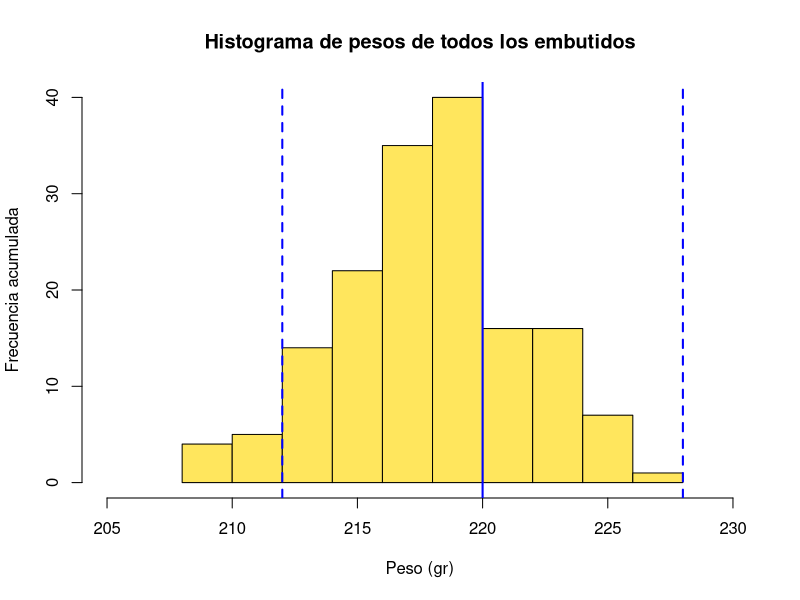
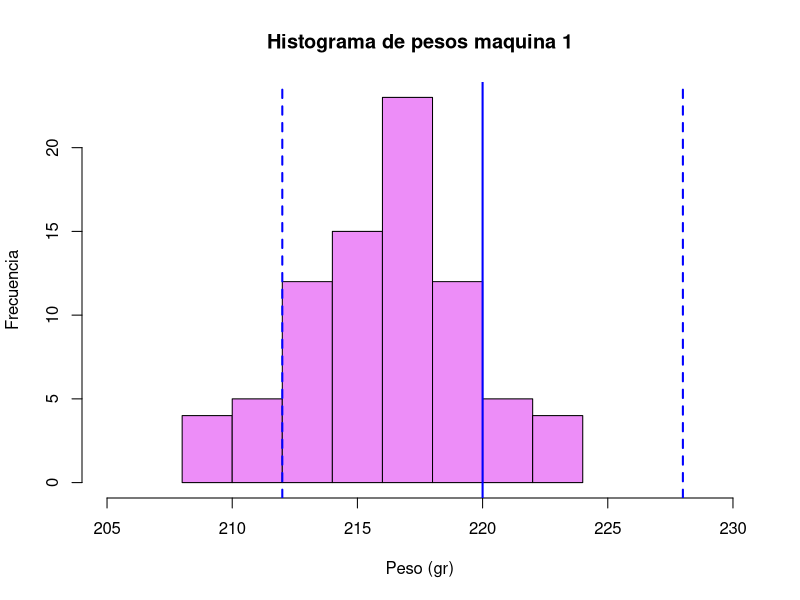
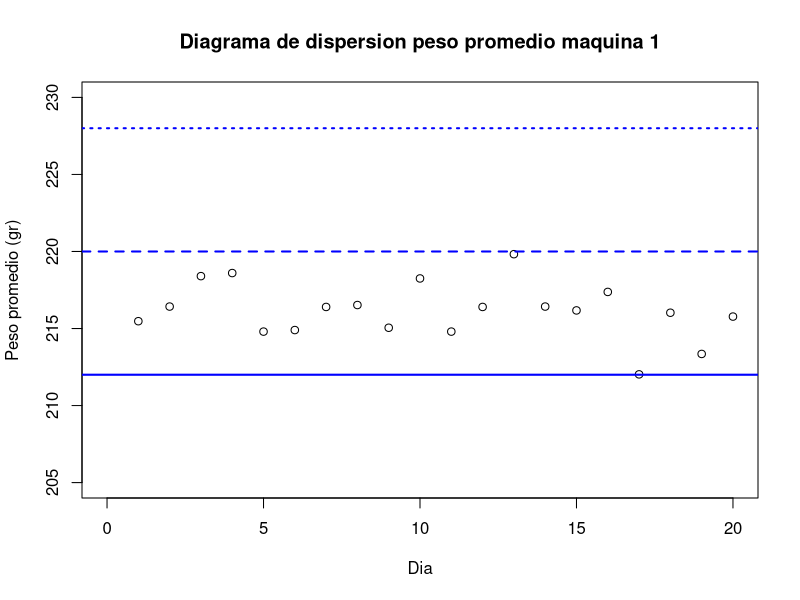
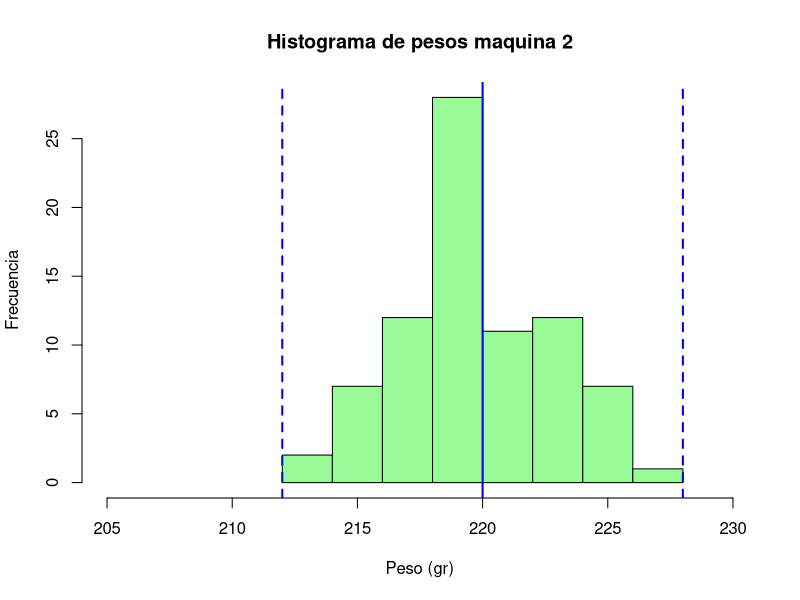
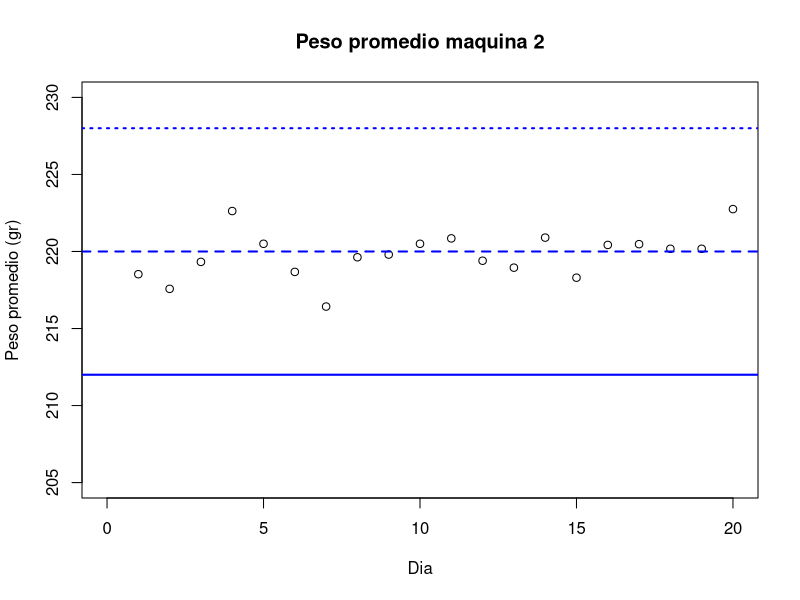
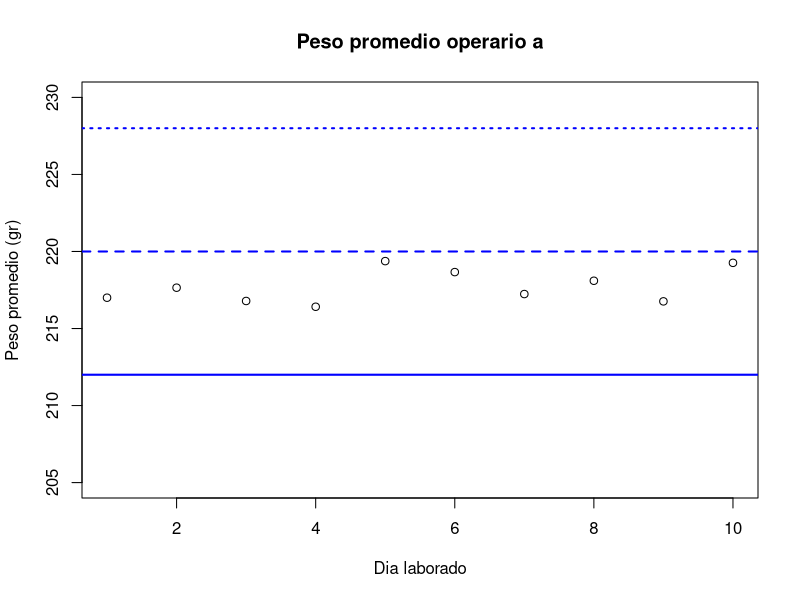
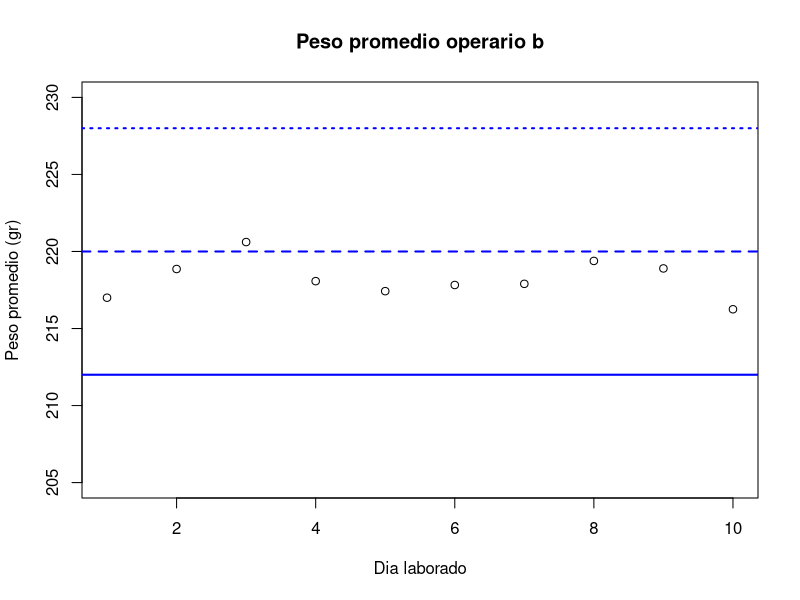

Reproduce these figures in R, in order.
#------------------------------------------------------#
#-- Universidad del Valle: Escuela de Estadistica    --#
#-- Asignatura: Probabilidad y Estadística           --#
#-- Estudiantes: J.J MAFLA 2126990 - S.Tamayo 2110331--#   
#------------------------------------------------------#
# Alternatively, install just dplyr:
install.packages("dplyr")
library(dplyr) #Cargando la libreria dplyr

##### Taller Análisis Exploratorio del Datos #####

#### 1. Lectura de datos ####

datos <- read.table("data_embutidos.txt", header=TRUE, dec=".")

names(datos) #nombres de las variables en la BD.
head(datos) #Muestra las primeras lineas de la BD.

#### 2. Analisis general de los pesos ####

# Resumen de las medidas de tendencia central de todos los pesos

summary(datos$peso)
sd(datos$peso)

#### 2.1 Histograma general de los pesos para los embutidos ####
hist(
  datos$peso,
  main = "Histograma de pesos de todos los embutidos",
  xlab="Peso (gr)",
  ylab="Frecuencia acumulada", 
  xlim = c(205, 230),
  col = "#ffe65d"
)

#Las especificaciones del peso son 220 ± 8 gr
abline(v=c(212, 220, 228), lty=c(2, 1, 2), lwd=2, col="blue")

# Porcentaje de pesos que estan por fuera de los limites especificos 220 ± 8gr
peso.menores.LEI = sum(datos$peso < 212) / length(datos$peso)
peso.mayores.LES = sum(datos$peso > 228) / length(datos$peso)

#### 3. Analisis Maquina 1 ####

peso.maquina1 <- filter(datos, maquina == 1);
peso.maquina1.mean <- tapply(peso.maquina1$peso, peso.maquina1[,1] , mean)

summary(peso.maquina1$peso) #resumen de tendencias 
sd(peso.maquina1$peso) #desviación 

#### 3.1 Histograma Maquina 1 #####

hist(
  peso.maquina1$peso,
  main = "Histograma de pesos maquina 1",
  xlab="Peso (gr)",
  ylab="Frecuencia", 
  xlim = c(205, 230),
  col = "#ed8df8"
)

abline(v=c(212, 220, 228), lty=c(2, 1, 2), lwd=2, col="blue")

#### 3.2 Dispersión  Maquina 1 #####
dias  <- c(1:20)
plot(dias, peso.maquina1.mean, pch=1,  xlab="Dia", ylab="Peso promedio (gr)", main="Diagrama de dispersion peso promedio maquina 1", xlim = c(0, 20), ylim=c(205,230))
abline(h=c(212, 220, 228), lty=c(1, 2, 3), lwd=2, col="blue")

#### 4 Analisis Maquina 2 ####

peso.maquina2 <- filter(datos, maquina == 2);
peso.maquina2.mean <- tapply(peso.maquina2$peso, peso.maquina2[,1] , mean)

summary(peso.maquina2$peso) #resumen de tendencias 
sd(peso.maquina2$peso) #desviación 

#### 4.1 Histograma Maquina 2 #####

hist(
  peso.maquina2$peso,
  main = "Histograma de pesos maquina 2",
  xlab="Peso (gr)",
  ylab="Frecuencia", 
  xlim = c(205, 230),
  col = "#98FB98"
)

abline(v=c(212, 220, 228), lty=c(2, 1, 2), lwd=2, col="blue")

#### 4.2 Dispersión  Maquina 2 #####
dias  <- c(1:20)
plot(dias, peso.maquina2.mean, pch=1,  xlab="Dia", ylab="Peso promedio (gr)", main="Peso promedio maquina 2", xlim = c(0, 20), ylim=c(205,230))
abline(h=c(212, 220, 228), lty=c(1, 2, 3), lwd=2, col="blue")


#### 5 Analisis general Operario A ####

peso.operarioA <- filter(datos, operario == 'A');
peso.operarioA.mean <- tapply(peso.operarioA$peso, peso.operarioA[,1], mean)

summary(peso.operarioA$peso) #resumen de tendencias 
sd(peso.operarioA$peso) #desviación

#### 5.1 Dispersión  operario A #####
dias  <- c(1:length(peso.operarioA.mean))

plot(dias, peso.operarioA.mean, pch=1,  xlab="Dia laborado", ylab="Peso promedio (gr)", main="Peso promedio operario a", ylim=c(205,230))
abline(h=c(212, 220, 228), lty=c(1, 2, 3), lwd=2, col="blue")


#### 6. Analisis general Operario B ####

peso.operarioB <- filter(datos, operario == 'B');
peso.operarioB.mean <- tapply(peso.operarioB$peso, peso.operarioB[,1], mean)

summary(peso.operarioB$peso) #resumen de tendencias 
sd(peso.operarioB$peso) #desviación

#### 6.1 Dispersión  operario B #####
dias  <- c(1:length(peso.operarioB.mean))

plot(dias, peso.operarioB.mean, pch=1,  xlab="Dia laborado", ylab="Peso promedio (gr)", main="Peso promedio operario b", ylim=c(205,230))
abline(h=c(212, 220, 228), lty=c(1, 2, 3), lwd=2, col="blue")



